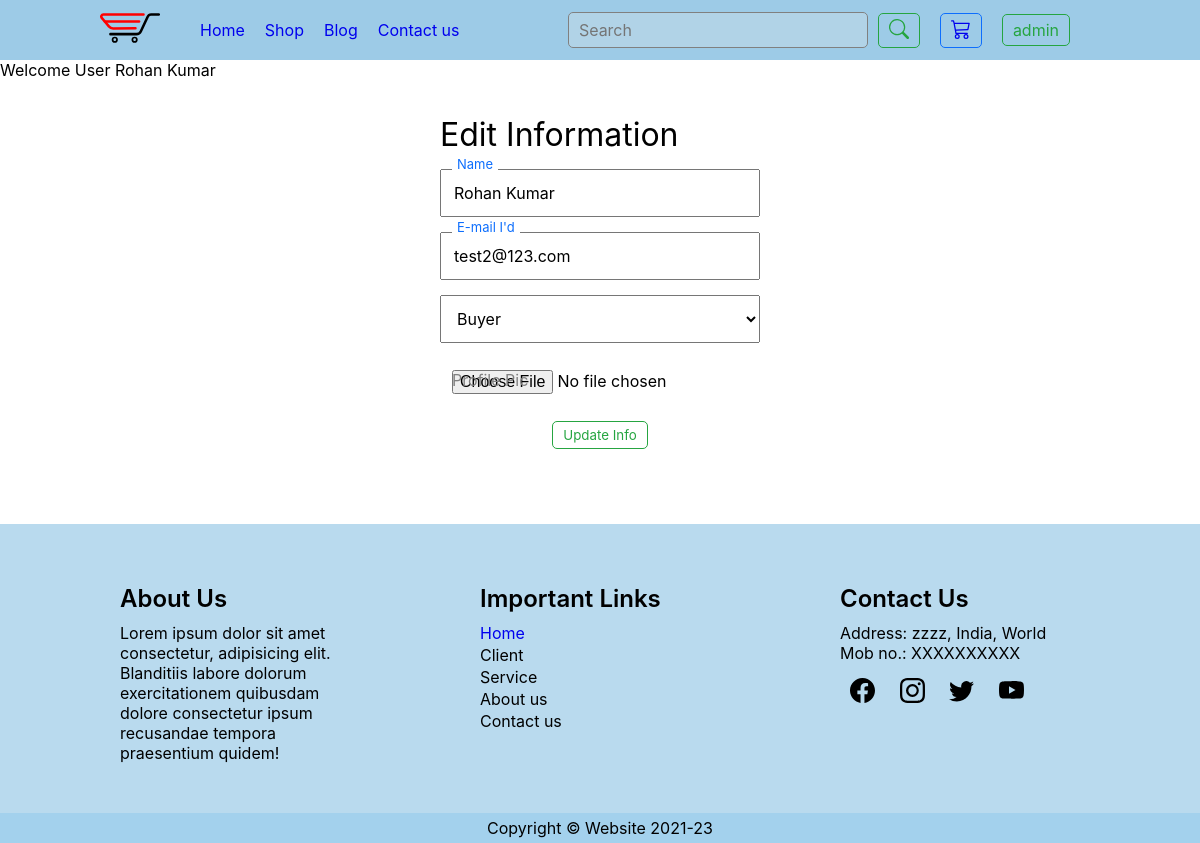
The page /editprofile/5 (signed in) on the database its author committed.
### home/models.py (models this page shows)
class Buyer(models.Model):
    name = models.CharField(max_length=50)
    username = models.CharField(max_length=50)
    email = models.EmailField()
    phone = models.CharField(max_length=20)
    user_status = models.CharField(max_length=20)
    addressline1 = models.CharField(max_length=100)
    addressline2 = models.CharField(max_length=100)
    addressline3 = models.CharField(max_length=100)
    pin = models.CharField(max_length=100)
    city = models.CharField(max_length=100)
    state = models.CharField(max_length=100)
    pic = models.ImageField(upload_to="images/",
                            default=None, blank=True, null=True)
    date = models.DateTimeField(auto_now=True)
    def __str__(self):
        return self.name

### home/views.py (the view, shortened to what this page needs)
# urls.py: path('editprofile/<int:pk>', views.editProfile, name='editprofile'),
@login_required(login_url='/signin/')
def editProfile(request, pk):
    checkS = checkSeller(request)
    if checkS:
        s = Seller.objects.all().get(id=pk)
    else:
        s = Buyer.objects.all().get(id=pk)
    return render(request, 'editprofile.html', {'user': s, 'checkS': checkS})

### home/views.py (called while the page is built)
def checkSeller(request):
    try:
        if Seller.objects.get(username=auth.get_user(request)):
            return True
        else:
            return False
    except:
        return False

### home/templates/editprofile.html (shortened to what this page needs)
{% extends 'base.html' %} {% load static %} {% block userprofile %}
<div>Welcome User {{user}}</div>
<form action="" method="POST" enctype="multipart/form-data">
  <div id="signup">
    <div>
      <h1>Edit Information</h1>
    </div>
    <div class="input-field">
      <input
        name="fname"
        type="text"
        required
        id="fname"
        value="{{user.name}}"
      />
      <label htmlFor="fname">Name</label>
    </div>
    <div class="input-field">
      <input
        name="email"
        type="email"
        required
        id="email"
        value="{{user.email}}"
      />
      <label htmlFor="email">E-mail I'd</label>
    </div>
    <div class="input-field">
      <select name="user" id="user">
        <option value="Buyer">Buyer</option>
      </select>
    </div>
    <div class="input-field">
      <input name="pic" type="file" required id="pic" />
      <label htmlFor="pic">Profile Pic</label>
    </div>
    <div id="submit">
      <button type="submit" class="btn-search">Update Info</button>
    </div>
  </div>
</form>
{% block addproduct %}{% endblock %}{% endblock %}

### home/templates/navbar.html (shortened to what this page needs)
{% load static %}
<nav class="navbar glass">
  <div class="logo">
    <a href="{% url 'home' %}">
    </a>
  </div>
  <ul class="menuitems" id="menuitems">
    <li class="nav-item"><a href="{% url 'home' %}">Home</a></li>
    <li class="nav-item">
      <a href="{% url 'shop' 'All' 'All' 'All' %}">Shop</a>
    </li>
    <li class="nav-item"><a href="#">Blog</a></li>
    <li class="nav-item"><a href="#">Contact us</a></li>
  </ul>
  <div class="f-left">
    <input
      id="search"
      class="form-control"
      type="search"
      placeholder="Search"
      list="suggest-list"
      onChange="{getData}"
    />
    <button class="btn-search" type="submit">
      <svg
        xmlns="http://www.w3.org/2000/svg"
        width="16"
        height="16"
        fill="currentColor"
        class="bi bi-search"
        viewBox="0 0 16 16"
      >
        <path
          d="M11.742 10.344a6.5 6.5 0 1 0-1.397 1.398h-.001c.03.04.062.078.098.115l3.85 3.85a1 1 0 0 0 1.415-1.414l-3.85-3.85a1.007 1.007 0 0 0-.115-.1zM12 6.5a5.5 5.5 0 1 1-11 0 5.5 5.5 0 0 1 11 0z"
        />
      </svg>
    </button>
    {% if not checkS %}
    <button class="btn-cart" id="menucart">
      <a href="{% url 'cart' %}">
      </a>
    </button>
    {%endif%}
    <div id="menuitem2">
      {% if request.user.is_authenticated %}
      <a class="btn-search dropdown-btn" onclick="toggle(1)"
        >{{ request.user }}</a
      >
      {%else%}
      <a class="btn-search" href="{% url 'signin' %}">SignIn</a>
      {%endif%}
    </div>
  </div>
</nav>

### home/static/shop/style.css (style rules this page uses)
* { margin: 0px; padding: 0px; box-sizing: border-box; font-family: -apple-system, BlinkMacSystemFont, "Segoe UI", Roboto, "Helvetica Neue", Arial, "Noto Sans", sans-serif, "Apple Color Emoji", "Segoe UI Emoji", "Segoe UI Symbol", "Noto Color Emoji"; font-weight: 400; }
:root { --bg: white; --blue: #0d6efd; --green: #26a541; --red: #ff4b4b; }
svg { width: 25px; height: 25px; }
button, a { border-radius: 5px; cursor: pointer; }
a { text-decoration: none; }
.logo { margin-right: 50px; }
.logo svg { transform: scale(3); }
.navbar { display: flex; align-items: center; height: 60px; padding: 0px 10%; }
.glass { background-color: rgba(116, 181, 221, 0.7); position: sticky; top: 0; z-index: 3; color: black; backdrop-filter: blur(15px); }
.navbar ul { width: 55%; list-style: none; margin: 0px; padding: 0px; display: flex; }
.navbar ul li { margin: 0px 10px; }
.navbar li { cursor: pointer; }
.f-left { display: flex; align-items: center; float: right; }
.form-control { display: block; width: 300px; padding: 0.375rem 0.75rem; font-size: 1rem; font-weight: 400; line-height: 1.5; color: #212529; background-color: #fff; border: 1px solid #ced4da; }
.navbar svg { width: 20px; height: 20px; }
.btn-search, .btn-cart, .btn-del { padding: 5px 10px; margin: 0px 10px; background-color: transparent; }
.btn-cart { color: var(--blue); border: 1px solid var(--blue); position: relative; }
.btn-search, .login { color: var(--green); border: 1px solid var(--green); }
#search { border: 1px solid gray; border-radius: 5px; padding: 5px 10px; background-color: rgba(185, 214, 231, 0.7); }
.dropdown-btn { display: block; cursor: pointer; }
form { display: flex; align-items: center; justify-content: center; }
#signin, #signup { width: 400px; padding: 20px 40px 60px 40px; display: block; }
#signin div, #signup div { margin: 15px 0px; }
#signin input, #signup input, #signup select, #add-product input, #add-product select, .pay-method input { width: 100%; font-size: 16px; padding: 12px; }
.input-field { position: relative; margin: 15px 0px; }
label { position: absolute; top: 12px; left: 12px; color: gray; pointer-events: none; transition: all 0.3s ease; }
.input-field input:focus ~ label, .input-field input:valid ~ label, .input-field select:focus ~ label, .input-field select:valid ~ label { font-size: 13px; transform: translateY(-25px); background-color: white; color: var(--blue); padding: 0px 5px; }
#next, #submit { display: flex; justify-content: space-evenly; }

### rows shown on the page
Buyer: name "Rohan Kumar", fname "Rohan Kumar", email "test2@123.com"

### other values the page prints
{{ request.user }} "admin"
